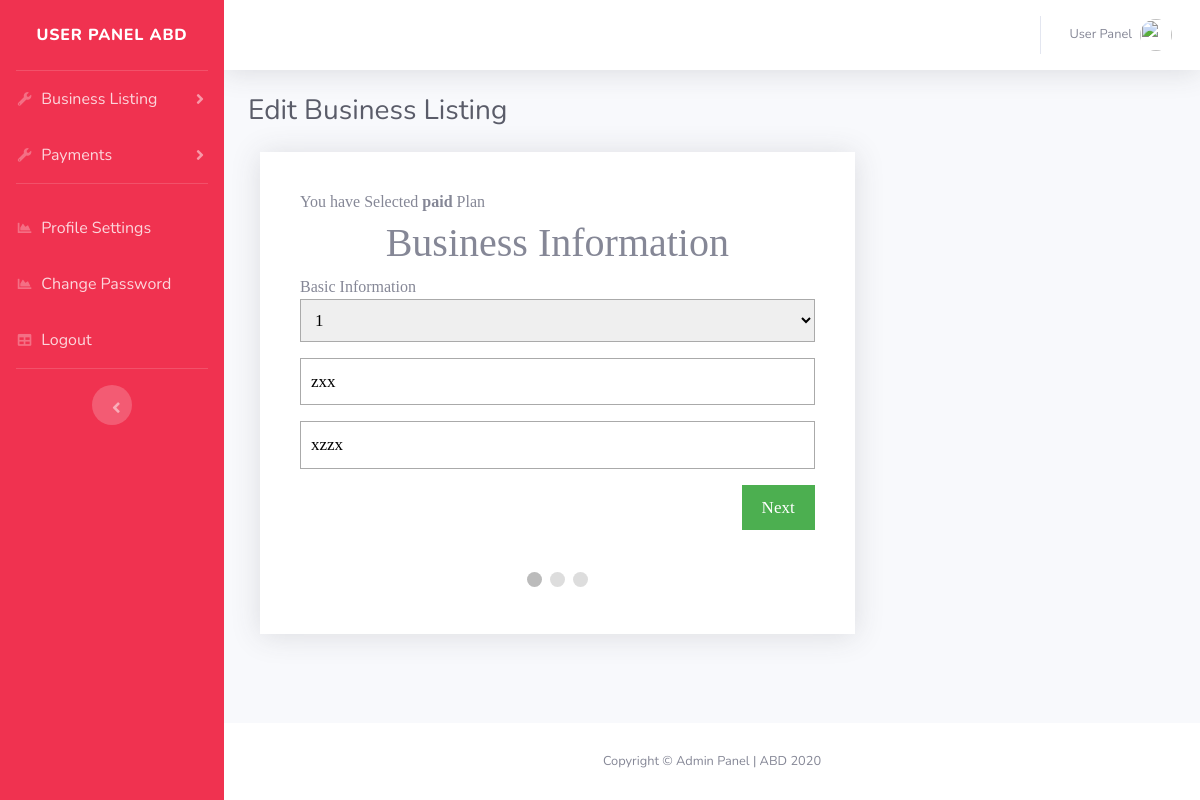
Screenshot of /user/editlisting.php?id=5 with the database file from the repository.
### tables this page shows
CREATE TABLE `business_listing` (
  `id` int(100) NOT NULL auto_increment,
  `bcid` varchar(100) NOT NULL,
  `bname` varchar(100) NOT NULL,
  `bdesc` varchar(100) NOT NULL,
  `bimage` varchar(100) NOT NULL,
  `address` text NOT NULL,
  `email` varchar(100) NOT NULL,
  `phone` varchar(100) NOT NULL,
  `fb` varchar(100) NOT NULL,
  `li` varchar(100) NOT NULL,
  `tw` varchar(100) NOT NULL,
  `uid` varchar(100) NOT NULL,
  `uname` varchar(100) NOT NULL,
  `ptype` varchar(100) NOT NULL,
  `pamount` varchar(100) NOT NULL,
  `status` varchar(100) NOT NULL,
  UNIQUE KEY `id` (`id`)
);

### user/editlisting.php (the view, shortened to what this page needs)
<?php include('include/header.php');
include('include/connection.php');
?>
<div class="container-fluid">
<h1 class="h3 mb-4 text-gray-800" style="text-align: left;">Edit Business Listing</h1>
		 <?php
 if(isset($_GET['id']))
                          {
$Reg_Result = mysqli_query($connect,"select * from business_listing where id='".$_GET['id']."'");
$Reg_Row = @mysqli_fetch_array($Reg_Result,MYSQLI_ASSOC);
?>
		  <div class="col-md-8 mb-4 ">
<form role="form" method="post" class="shadow" id="regForm" action="updatelisting.php" enctype="multipart/form-data">
           <h6> You have Selected <b><?php echo $Reg_Row['ptype']; ?></b> Plan</h6>
  <h1>Business Information</h1>
  <div class="tab">Basic Information
  <p><select placeholder="Business Category..."  oninput="this.className = ''" name="bcid">
  <option value="<?php echo $Reg_Row['bcid']; ?>"><?php echo $Reg_Row['bcid']; ?></option>
  </select>
  </p>
  <p><input placeholder="Business name..." type="text" oninput="this.className = ''" value="<?php echo $Reg_Row['bname']; ?>" name="bname"></p>
    <p><input placeholder="Business Description..." type="text" value="<?php echo $Reg_Row['bdesc']; ?>" oninput="this.className = ''" name="bdesc"></p>
  </div>
  <div style="overflow:auto;">
    <div style="float:right;">
      <button type="button" id="nextBtn"  name="submitlist" onclick="nextPrev(1)">Next</button>
    </div>
  </div>
  <div style="text-align:center;margin-top:40px;">
    <span class="step"></span>
    <span class="step"></span>
    <span class="step"></span>
  </div>
</form>
             </div>
						  <?php }?>
        </div>
      </div>
	  <?php include('include/footer.php');?>

### user/editlisting.php (style rules this page uses)
* { box-sizing: border-box; }
body { background-color: #f1f1f1; }
#regForm { background-color: #ffffff; font-family: Raleway; padding: 40px; width: 100%; min-width: 300px; }
h1 { text-align: center; }
input { padding: 10px; width: 100%; font-size: 17px; border: 1px solid #aaaaaa; }
Select { padding: 10px; width: 100%; font-size: 17px; border: 1px solid #aaaaaa; }
.tab { display: none; }
button { background-color: #4CAF50; color: #ffffff; border: none; padding: 10px 20px; font-size: 17px; font-family: Raleway; cursor: pointer; }
.step { height: 15px; width: 15px; margin: 0 2px; background-color: #bbbbbb; border: none; border-radius: 50%; display: inline-block; opacity: 0.5; }
.step.active { opacity: 1; }

### rows the page displays
business_listing: ptype "paid", bcid "1", bname "zxx", bdesc "xzzx"
